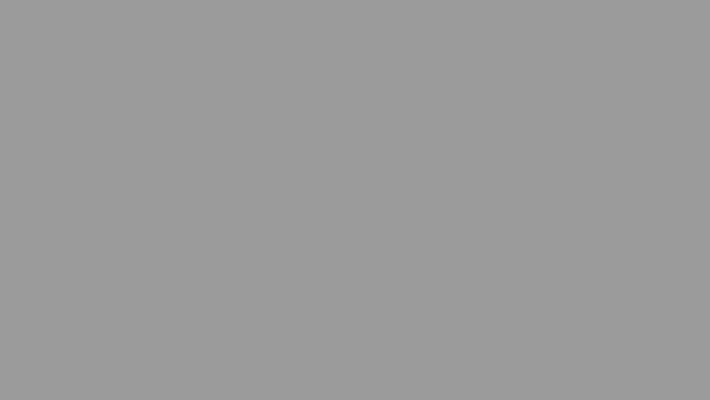
Frame 1 (no input)
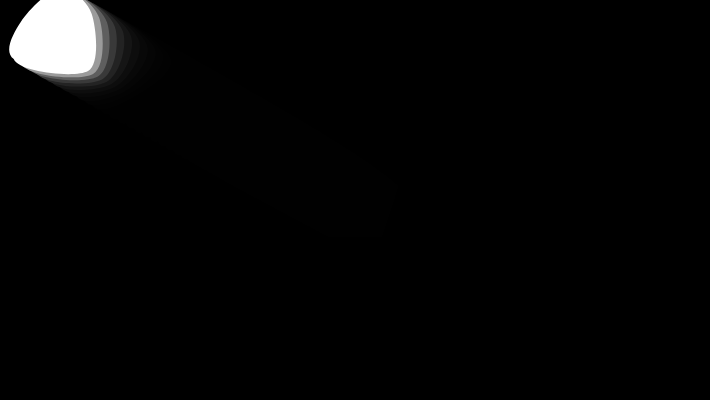
Frame 60 (no input)
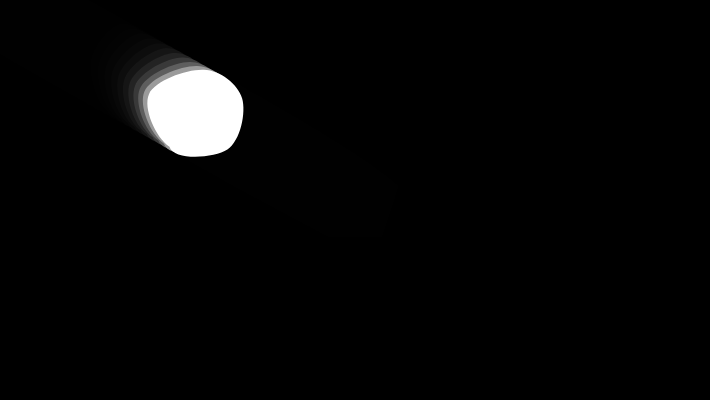
Frame 120 (the mouse pressed at the canvas centre since frame 60)

The p5.js sketch that drew these frames (run headless with seeded random() and noise() and a simulated clock; from frame 60 on, the mouse is pressed at the canvas centre):

// p5.js sketch
// ── sketch.js
//p5js.org/examples
// center point
let centerX = 0.0, centerY = 0.0;

let radius = 45, rotAngle = -90;
let accelX = 0.0, accelY = 0.0;
let deltaX = 0.0, deltaY = 0.0;
let springing = 0.0009, damping = 0.98;

//corner nodes
let nodes = 5;

//zero fill arrays
let nodeStartX = [];
let nodeStartY = [];
let nodeX = [];
let nodeY = [];
let angle = [];
let frequency = [];

// soft-body dynamics
let organicConstant = 1.0;

function setup() {
  createCanvas(710, 400);

  //center shape in window
  centerX = width / 2;
  centerY = height / 2;

  //initialize arrays to 0
  for (let i = 0; i < nodes; i++){
    nodeStartX[i] = 0;
    nodeStartY[i] = 0;
    nodeY[i] = 0;
    nodeY[i] = 0;
    angle[i] = 0;
  }

  // iniitalize frequencies for corner nodes
  for (let i = 0; i < nodes; i++){
    frequency[i] = random(5, 12);
  }

  noStroke();
  frameRate(30);
}

function draw() {
  //fade background
  fill(0, 100);
  rect(0, 0, width, height);
  drawShape();
  moveShape();
}

function drawShape() {
  //  calculate node  starting locations
  for (let i = 0; i < nodes; i++){
    nodeStartX[i] = centerX + cos(radians(rotAngle)) * radius;
    nodeStartY[i] = centerY + sin(radians(rotAngle)) * radius;
    rotAngle += 360.0 / nodes;
  }

  // draw polygon
  curveTightness(organicConstant);
  fill(255);
  beginShape();
  for (let i = 0; i < nodes; i++){
    curveVertex(nodeX[i], nodeY[i]);
  }
  for (let i = 0; i < nodes-1; i++){
    curveVertex(nodeX[i], nodeY[i]);
  }
  endShape(CLOSE);
}

function moveShape() {
  //move center point
  deltaX = mouseX - centerX;
  deltaY = mouseY - centerY;

  // create springing effect
  deltaX *= springing;
  deltaY *= springing;
  accelX += deltaX;
  accelY += deltaY;

  // move predator's center
  centerX += accelX;
  centerY += accelY;

  // slow down springing
  accelX *= damping;
  accelY *= damping;

  // change curve tightness
  organicConstant = 1 - ((abs(accelX) + abs(accelY)) * 0.1);

  //move nodes
  for (let i = 0; i < nodes; i++){
    nodeX[i] = nodeStartX[i] + sin(radians(angle[i])) * (accelX * 2);
    nodeY[i] = nodeStartY[i] + sin(radians(angle[i])) * (accelY * 2);
    angle[i] += frequency[i];
  }
}
